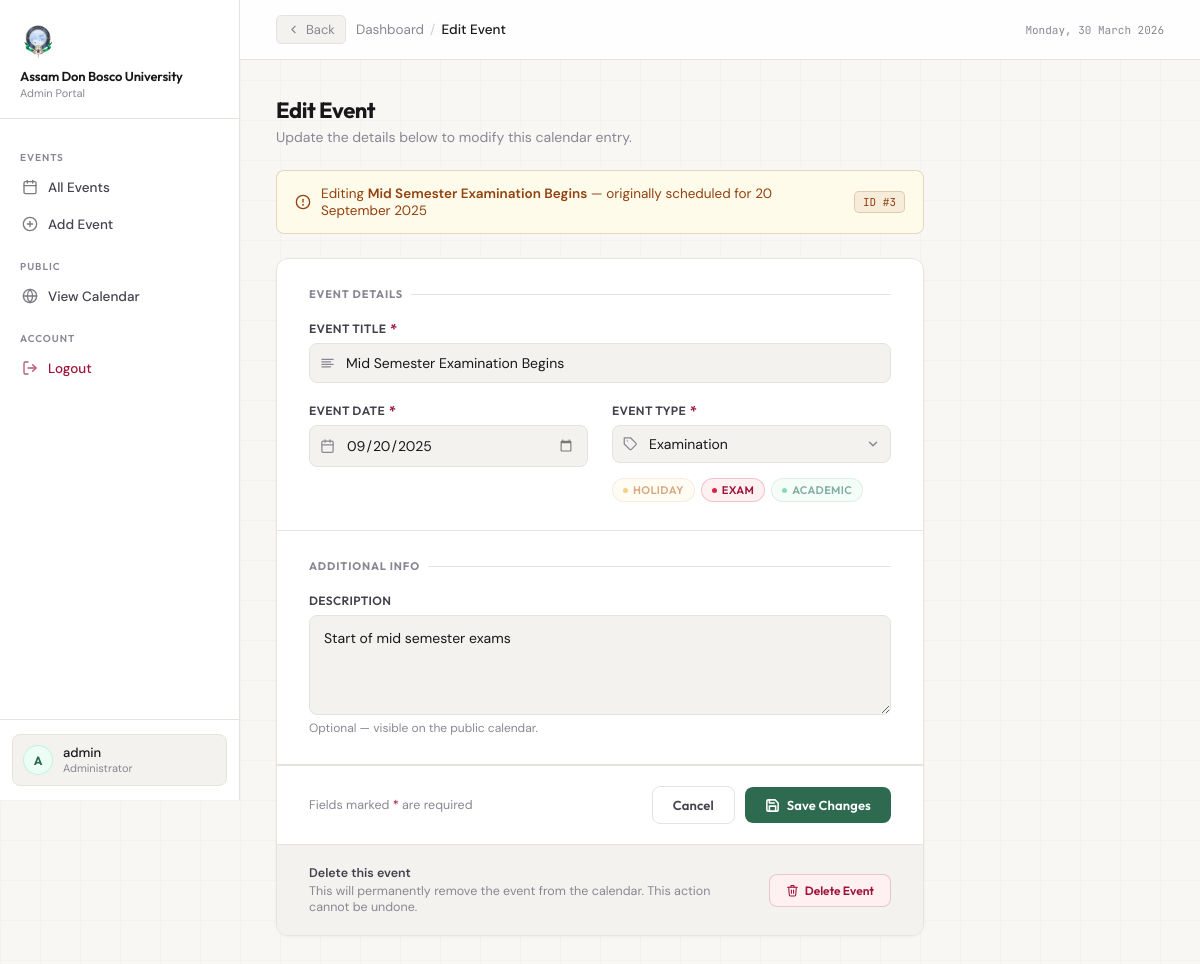
Page /academic/admin/edit_event.php?id=3 (signed in) on the committed database.
### tables this page shows
CREATE TABLE IF NOT EXISTS `events` (
  `id` int NOT NULL AUTO_INCREMENT,
  `title` varchar(200) DEFAULT NULL,
  `type` varchar(50) DEFAULT NULL,
  `event_date` date DEFAULT NULL,
  `description` text,
  PRIMARY KEY (`id`)
);

### academic/admin/edit_event.php (the view, shortened to what this page needs)
<?php
include "../config.php";
$id = (int)$_GET['id'];
$stmt = $conn->prepare("SELECT * FROM events WHERE id=?");
$stmt->bind_param("i", $id);
$stmt->execute();
$result = $stmt->get_result();
$event  = $result->fetch_assoc();
$val = [
  'title'       => isset($_POST['title'])       ? $_POST['title']       : $event['title'],
  'date'        => isset($_POST['date'])         ? $_POST['date']        : $event['event_date'],
  'type'        => isset($_POST['type'])         ? $_POST['type']        : $event['type'],
  'description' => isset($_POST['description'])  ? $_POST['description'] : $event['description'],
];
?>
<!DOCTYPE html>
<html lang="en">
<head>
</head>
<body>
<aside class="sidebar" id="sidebar">
  <div class="sidebar-brand">
    <img src="../logo.png" alt="ADBU Logo">
    <div>
      <div class="sidebar-brand-name">Assam Don Bosco University</div>
      <div class="sidebar-brand-sub">Admin Portal</div>
    </div>
  </div>
  <nav class="sidebar-nav">
    <div class="nav-section-label">Events</div>
    <a href="dashboard.php" class="nav-item">
      <svg viewBox="0 0 24 24" fill="none" stroke="currentColor" stroke-width="2" stroke-linecap="round" stroke-linejoin="round">
        <rect x="3" y="4" width="18" height="18" rx="2"/><line x1="16" y1="2" x2="16" y2="6"/><line x1="8" y1="2" x2="8" y2="6"/><line x1="3" y1="10" x2="21" y2="10"/>
      </svg>
      All Events
    </a>
    <a href="add_event.php" class="nav-item">
      <svg viewBox="0 0 24 24" fill="none" stroke="currentColor" stroke-width="2" stroke-linecap="round" stroke-linejoin="round">
        <circle cx="12" cy="12" r="10"/><line x1="12" y1="8" x2="12" y2="16"/><line x1="8" y1="12" x2="16" y2="12"/>
      </svg>
      Add Event
    </a>
    <div class="nav-section-label">Public</div>
    <a href="../index.php" class="nav-item" target="_blank">
      <svg viewBox="0 0 24 24" fill="none" stroke="currentColor" stroke-width="2" stroke-linecap="round" stroke-linejoin="round">
        <circle cx="12" cy="12" r="10"/><line x1="2" y1="12" x2="22" y2="12"/>
        <path d="M12 2a15.3 15.3 0 0 1 4 10 15.3 15.3 0 0 1-4 10 15.3 15.3 0 0 1-4-10 15.3 15.3 0 0 1 4-10z"/>
      </svg>
      View Calendar
    </a>
    <div class="nav-section-label">Account</div>
    <a href="../logout.php" class="nav-item danger">
      <svg viewBox="0 0 24 24" fill="none" stroke="currentColor" stroke-width="2" stroke-linecap="round" stroke-linejoin="round">
        <path d="M9 21H5a2 2 0 0 1-2-2V5a2 2 0 0 1 2-2h4"/>
        <polyline points="16 17 21 12 16 7"/><line x1="21" y1="12" x2="9" y2="12"/>
      </svg>
      Logout
    </a>
  </nav>
  <div class="sidebar-footer">
    <div class="user-chip">
      <div class="user-avatar"><?= strtoupper(substr($_SESSION['username'], 0, 1)) ?></div>
      <div>
        <div class="user-name"><?= htmlspecialchars($_SESSION['username']) ?></div>
        <div class="user-role">Administrator</div>
      </div>
    </div>
  </div>
</aside>
<div class="main">
  <div class="topbar">
    <div class="topbar-left">
      <a href="dashboard.php" class="back-btn">
        <svg viewBox="0 0 24 24" fill="none" stroke="currentColor" stroke-width="2" stroke-linecap="round" stroke-linejoin="round">
          <polyline points="15 18 9 12 15 6"/>
        </svg>
        Back
      </a>
      <div class="topbar-breadcrumb">
        <a href="dashboard.php">Dashboard</a>
        <span class="sep">/</span>
        <span class="current">Edit Event</span>
      </div>
    </div>
    <span class="topbar-date"><?= date('l, j F Y') ?></span>
  </div>
  <div class="content">
    <div class="page-header">
      <div class="page-title">Edit Event</div>
      <div class="page-desc">Update the details below to modify this calendar entry.</div>
    </div>
    <div class="event-meta-strip">
      <svg viewBox="0 0 24 24" fill="none" stroke="currentColor" stroke-width="2" stroke-linecap="round" stroke-linejoin="round">
        <circle cx="12" cy="12" r="10"/><line x1="12" y1="8" x2="12" y2="12"/><circle cx="12" cy="16" r="0.5" fill="currentColor"/>
      </svg>
      <span class="event-meta-text">
        Editing <strong><?= htmlspecialchars($event['title']) ?></strong>
        &mdash; originally scheduled for <?= date('j F Y', strtotime($event['event_date'])) ?>
      </span>
      <span class="event-id-badge">ID #<?= $event['id'] ?></span>
    </div>
    <div class="form-card">
      <form method="post" novalidate>
        <div class="form-section">
          <div class="form-section-label">Event Details</div>
          <div class="form-grid">
            <div class="field field-full">
              <label for="title">Event Title <span class="req">*</span></label>
              <div class="input-wrap">
                <input type="text" id="title" name="title"
                  placeholder="Event title"
                  required autocomplete="off"
                  value="<?= htmlspecialchars($val['title']) ?>">
              </div>
            </div>
            <div class="field">
              <label for="date">Event Date <span class="req">*</span></label>
              <div class="input-wrap">
                <input type="date" id="date" name="date" required
                  value="<?= htmlspecialchars($val['date']) ?>">
              </div>
            </div>
            <div class="field">
              <label for="type">Event Type <span class="req">*</span></label>
              <div class="input-wrap select-wrap">
                <select id="type" name="type" required>
                  <option value="Exam"     <?= $val['type']==='Exam'     ? 'selected' : '' ?>>Examination</option>
                </select>
              </div>
              <div class="type-pills">
                <span class="type-pill-opt" style="color:#b45309;background:#fffbeb;border-color:rgba(180,83,9,0.2)">
                  <span class="type-pill-dot" style="background:#f59e0b"></span>Holiday
                </span>
                <span class="type-pill-opt" style="color:#9f1239;background:#fff1f2;border-color:rgba(159,18,57,0.2)">
                  <span class="type-pill-dot" style="background:#e11d48"></span>Exam
                </span>
                <span class="type-pill-opt" style="color:#065f46;background:#ecfdf5;border-color:rgba(6,95,70,0.2)">
                  <span class="type-pill-dot" style="background:#10b981"></span>Academic
                </span>
              </div>
            </div>
          </div>
        </div>
        <div class="form-section">
          <div class="form-section-label">Additional Info</div>
          <div class="field">
            <label for="description">Description</label>
            <textarea id="description" name="description"
              placeholder="Add any relevant notes, venue details, or instructions…"><?= htmlspecialchars($val['description']) ?></textarea>
            <span class="field-hint">Optional — visible on the public calendar.</span>
          </div>
        </div>
        <div class="form-actions">
          <span class="form-actions-note">Fields marked <em>*</em> are required</span>
          <div class="form-actions-right">
            <a href="dashboard.php" class="btn btn-ghost">Cancel</a>
            <button type="submit" name="update" class="btn btn-primary">
              <svg viewBox="0 0 24 24" fill="none" stroke="currentColor" stroke-width="2.5" stroke-linecap="round" stroke-linejoin="round">
                <path d="M19 21H5a2 2 0 0 1-2-2V5a2 2 0 0 1 2-2h11l5 5v11a2 2 0 0 1-2 2z"/>
                <polyline points="17 21 17 13 7 13 7 21"/><polyline points="7 3 7 8 15 8"/>
              </svg>
              Save Changes
            </button>
          </div>
        </div>
      </form>
      <div class="danger-zone">
        <div class="danger-zone-text">
          <strong>Delete this event</strong>
          This will permanently remove the event from the calendar. This action cannot be undone.
        </div>
        <a href="delete_event.php?id=<?= $event['id'] ?>"
          class="btn-delete-event"
          onclick="return confirm('Permanently delete this event? This cannot be undone.')">
          <svg viewBox="0 0 24 24" fill="none" stroke="currentColor" stroke-width="2" stroke-linecap="round" stroke-linejoin="round">
            <polyline points="3 6 5 6 21 6"/>
            <path d="M19 6l-1 14a2 2 0 0 1-2 2H8a2 2 0 0 1-2-2L5 6"/>
            <path d="M10 11v6"/><path d="M14 11v6"/>
            <path d="M9 6V4a1 1 0 0 1 1-1h4a1 1 0 0 1 1 1v2"/>
          </svg>
          Delete Event
        </a>
      </div>
    </div>
  </div>
</div>
</body>
</html>

### rows in the picture
events: title "Mid Semester Examination Begins", event_date "20 September 2025", id "3", date "09/20/2025", type "Examination", description "Start of mid semester exams"

### other values in the picture
substr($_SESSION['username'], 0, 1) "A"
$_SESSION['username'] "admin"
